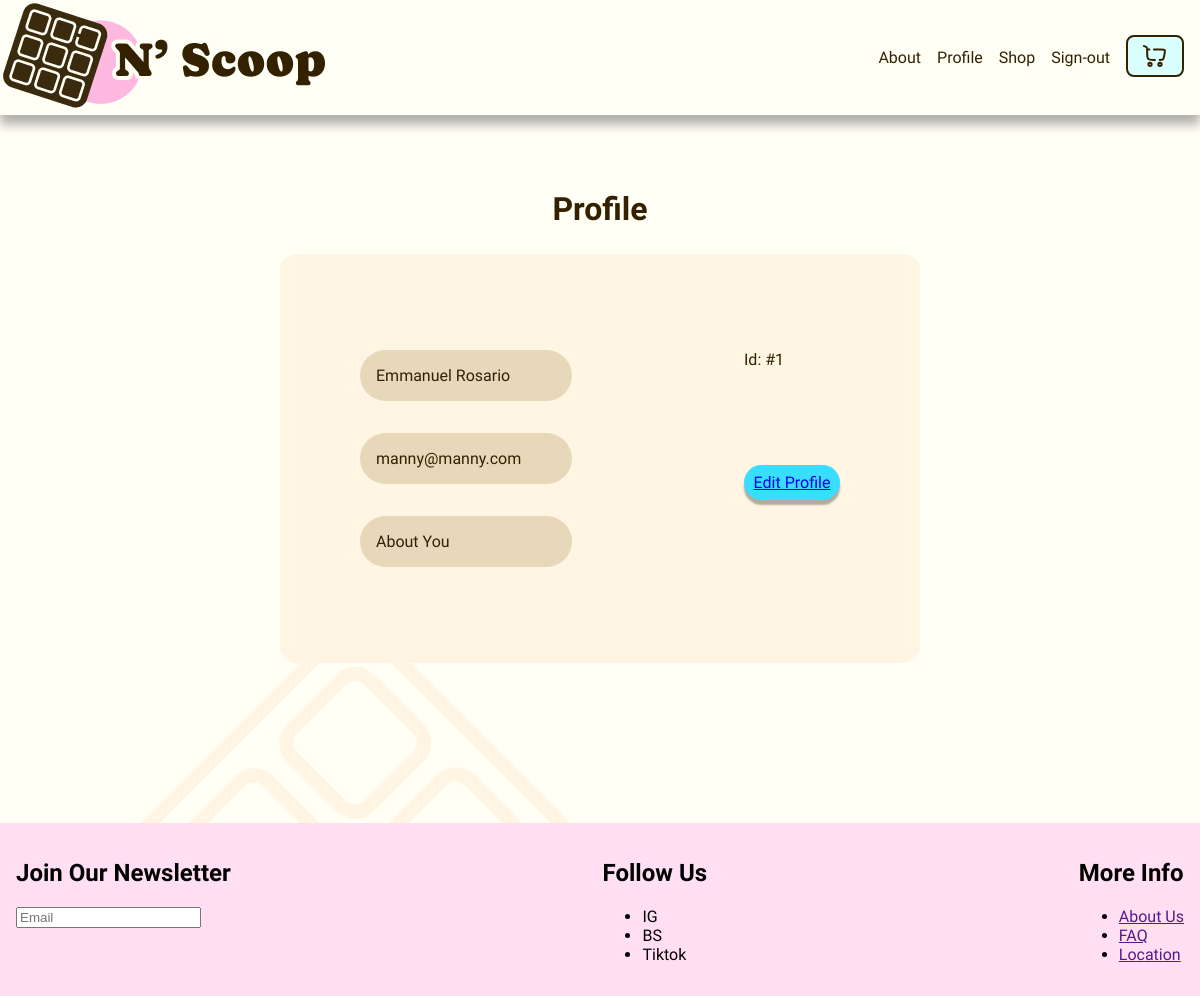
The page /profile (signed in) on the database as committed earlier.
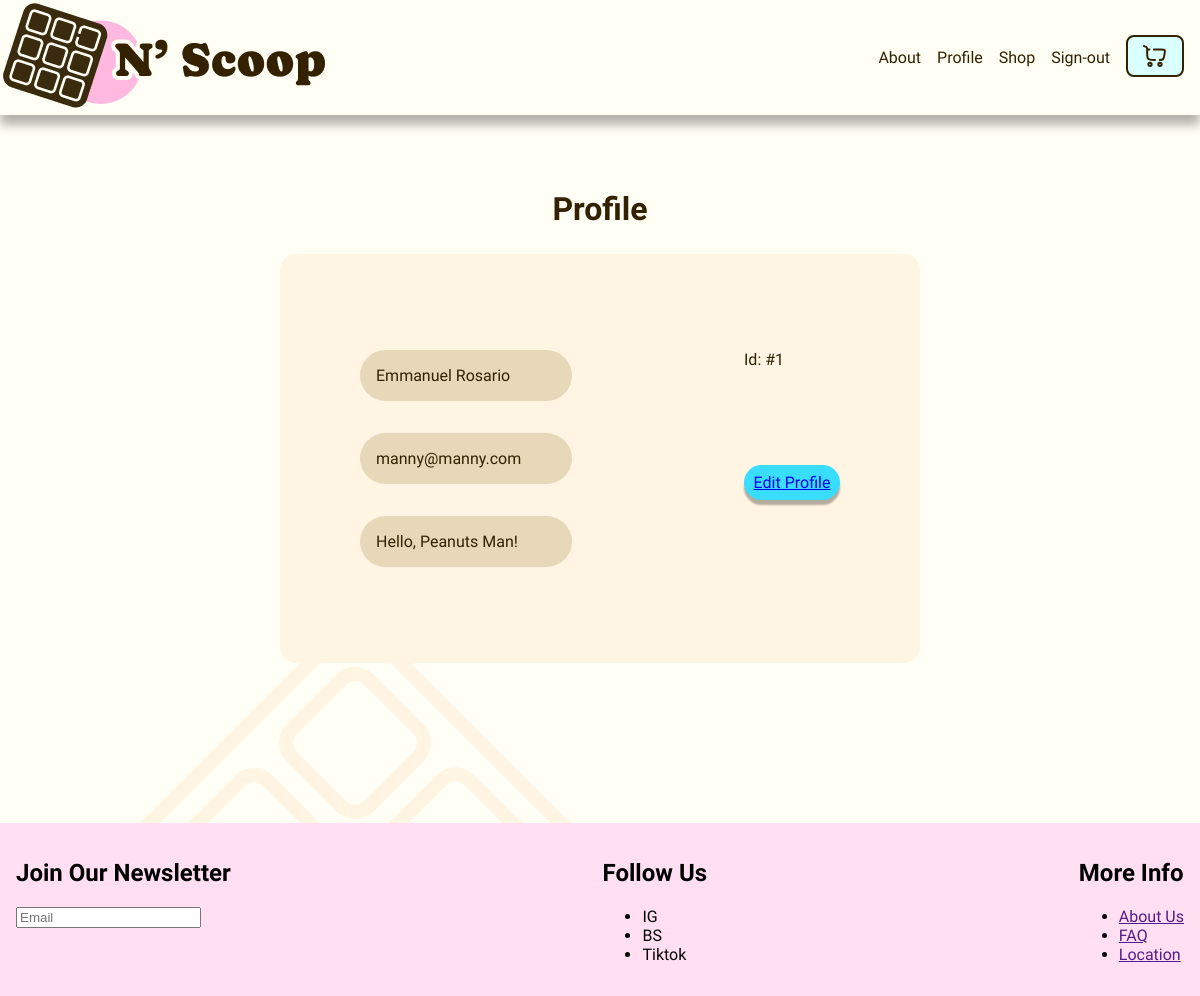
The same page on the database as committed later.
### tables this page shows
CREATE TABLE users (
    id INTEGER PRIMARY KEY AUTOINCREMENT,
    username TEXT NOT NULL UNIQUE,
    name TEXT, 
    password TEXT NOT NULL,
    email TEXT UNIQUE,
    description TEXT,
    cart_id INTEGER,
    created_at DATETIME DEFAULT CURRENT_TIMESTAMP,
    updated_at DATETIME DEFAULT CURRENT_TIMESTAMP,
    FOREIGN KEY (cart_id) REFERENCES cart(id)
);

### app.py (the view)
@app.route("/profile")
@login_required
def profile():
  user_id = session["user_id"]
  db = get_db()
  user = db.execute("SELECT name, email, description FROM users WHERE id = ?", (user_id,)).fetchone()
  print(user)
  return render_template("profile.html", user_id=user_id, name=user["name"], email=user["email"], description=user["description"] )

### app.py (called while the page is built)
@app.teardown_appcontext
def close_connection(exception):
  db = getattr(g, '_database', None)
  if db is not None:
    db.close()

### helpers.py (called while the page is built)
def login_required(f):
    @wraps(f)
    def decorator_function(*args, **kwargs):
        if session.get("user_id") is None:
            return redirect("/login")
        return f(*args, **kwargs)
    return decorator_function

def get_db():
    db = getattr(g, '_database', None)
    if db is None:
        db = g._database = sqlite3.connect(DATABASE)
        db.row_factory = sqlite3.Row
    return db

### templates/profile.html (shortened to what this page needs)
{% extends "layout.html" %}
{% block main%}
<section class="container">
  <h1>Profile</h1>
    <div class="profile-container">
      <div class="profile-form-t-container">
        {% if not name %}
        <p class="profile-fields profile-name"></p>
        {% else %}
        <p class="profile-fields profile-name">{{ name }}</p>
        {% endif %}
        {% if not email %}
        <p class="profile-fields profile-name" ></p>
        {% else %}
        <p class="profile-fields profile-name" >{{email}}</p>
        {% endif %}
        {% if not description %}
        <p class="profile-fields profile-name">About You </p>
        {% else %}
        <p class="profile-fields profile-name"> {{ description }}</p>
        {% endif %}
      </div>
      <div class="profile-form-b-container">
        {% if user_id %}
        <p>Id: #{{ user_id }}</p>
        {%else %}
        <p>Id: ###</p>
        {%endif%}
        <button class="btn-primary"><a href="/edit-profile">Edit Profile</a></button>
      </div>
    </div>
</section>
{% endblock %}

Rows that differ between the two databases and show on the page:
changed users "Emmanuel Rosario": description (not shown) → "Hello, Peanuts Man!"
Other text that changed with them:
text no longer shown: "About You"
